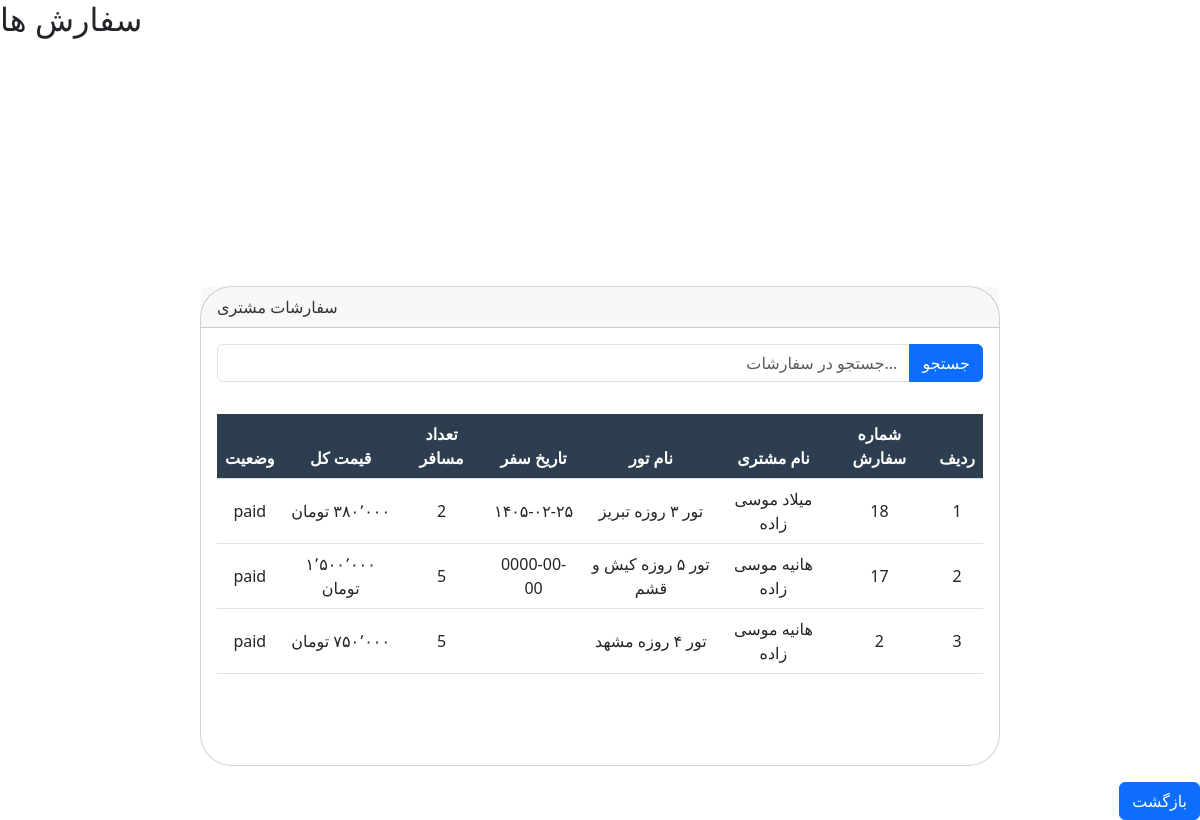
Page /Customer-orders.php (signed in) on the committed database.
### tables this page shows
CREATE TABLE `orders` (
  `o_id` int(11) NOT NULL,
  `name` varchar(100) NOT NULL,
  `email` varchar(100) NOT NULL,
  `phone` varchar(11) NOT NULL,
  `address` text NOT NULL,
  `code` varchar(20) NOT NULL,
  `t_id` int(11) DEFAULT NULL,
  `user_id` int(11) DEFAULT NULL,
  `travelers` int(11) DEFAULT 1,
  `notes` text DEFAULT NULL,
  `travel_date` varchar(10) DEFAULT NULL,
  `total_price` int(11) DEFAULT NULL,
  `tracking_code` varchar(50) DEFAULT NULL,
  `status` enum('pending','paid','cancelled') DEFAULT 'pending',
  `payment_date` timestamp NULL DEFAULT NULL,
  `payment_method` varchar(50) DEFAULT NULL,
  `card_number_last4` varchar(4) DEFAULT NULL,
  `created_at` timestamp NOT NULL DEFAULT current_timestamp()
);

CREATE TABLE `tours` (
  `t_id` int(11) NOT NULL,
  `title` varchar(100) NOT NULL,
  `description` text NOT NULL,
  `image_path` varchar(255) DEFAULT NULL,
  `price` varchar(100) NOT NULL,
  `updated_at` datetime DEFAULT NULL
);

### pages/config.php (called while the page is built, shortened)
<?php
function getCurrentUser() {
    return $_SESSION['user_id'] ?? null;
}
?>

### Customer-orders.php (the view, shortened to what this page needs)
<?php
require_once 'pages/config.php';
$user_id = getCurrentUser();
$search = isset($_GET['search']) ? "%".trim($_GET['search'])."%" : "%";
?>
<!DOCTYPE html>
<html lang="fa">
<head>
    <link rel="stylesheet" href="css/bootstrap.min.css">
    <link rel="stylesheet" href="style.css">
</head>
<body>
<nav class="nav top-bar">
    <h2 class="float-left">سفارش ها</h2>
</nav>
<div class="card mb-3">
    <div class="card-header">سفارشات مشتری</div>
    <form action="Customer-orders.php" method="get" class="p-3">
        <div class="input-group">
            <input type="text" placeholder="جستجو در سفارشات..." name="search"
                   class="form-control text-end"
                   value="<?php echo isset($_GET['search']) ? htmlspecialchars($_GET['search']) : ''; ?>">
            <button class="btn btn-primary" type="submit">جستجو</button>
        </div>
    </form>
    <div class="card-body">
        <div class="table-responsive">
            <table class="table float-right" style="direction: rtl">
                <thead>
                <tr>
                    <th>ردیف</th>
                    <th>شماره سفارش</th>
                    <th>نام مشتری</th>
                    <th>نام تور</th>
                    <th>تاریخ سفر</th>
                    <th>تعداد مسافر</th>
                    <th>قیمت کل</th>
                    <th>وضعیت</th>
                </tr>
                </thead>
                <tbody>
<?php
$sql = "SELECT o.o_id, o.name AS customer_name, t.title AS tour_name, o.travel_date, o.travelers, o.total_price, o.status
        FROM orders o
        INNER JOIN tours t ON o.t_id = t.t_id
        WHERE o.user_id = ? AND (t.title LIKE ? OR o.name LIKE ?)
        ORDER BY o.travel_date DESC";
$stmt = mysqli_prepare($connect, $sql);
mysqli_stmt_bind_param($stmt, "iss", $user_id, $search, $search);
mysqli_stmt_execute($stmt);
$result = mysqli_stmt_get_result($stmt);
if($result && mysqli_num_rows($result) > 0){
    $row_number = 1;
    while($row = mysqli_fetch_assoc($result)){
        echo "<tr>";
        echo "<td>".$row_number."</td>";
        echo "<td>".$row['o_id']."</td>";
        echo "<td>".htmlspecialchars($row['customer_name'])."</td>";
        echo "<td>".htmlspecialchars($row['tour_name'])."</td>";
        echo "<td>".htmlspecialchars($row['travel_date'])."</td>";
        echo "<td>".$row['travelers']."</td>";
        echo "<td>".$row['total_price']."</td>";
        echo "<td>".htmlspecialchars($row['status'])."</td>";
        echo "</tr>";
        $row_number++;
    }
} else {
    echo "<tr><td colspan='8' class='no-orders'>شما هنوز سفارشی ثبت نکرده‌اید.</td></tr>";
}
?>
                </tbody>
            </table>
        </div>
    </div>
</div>
<button class="btn btn-primary float-end" onclick="window.location.href='index.php'">بازگشت</button>
</body>
</html>

### css/style.css (style rules this page uses)
body { overflow-x: hidden; }
.card { background: #fff; color: #333; margin: 15rem auto; width: 90%; max-width: 50rem; min-height: 30rem; border-radius: 2rem; }

### Customer-orders.php (style rules this page uses)
body { font-family: 'Segoe UI', Tahoma, Geneva, Verdana, sans-serif; }
.table th { background-color: #2c3e50; color: white; text-align: center; }
.table td { text-align: center; vertical-align: middle; }

### rows in the picture
orders: o_id "18", name "میلاد موسی زاده", t.title "تور ۳ روزه تبریز", travel_date "۱۴۰۵-۰۲-۲۵", travelers "2", status "paid"
orders: o_id "17", name "هانیه موسی زاده", t.title "تور ۵ روزه کیش و قشم", travel_date "0000-00-00", travelers "5", status "paid"
orders: o_id "2", name "هانیه موسی زاده", t.title "تور ۴ روزه مشهد", travelers "5", status "paid"
